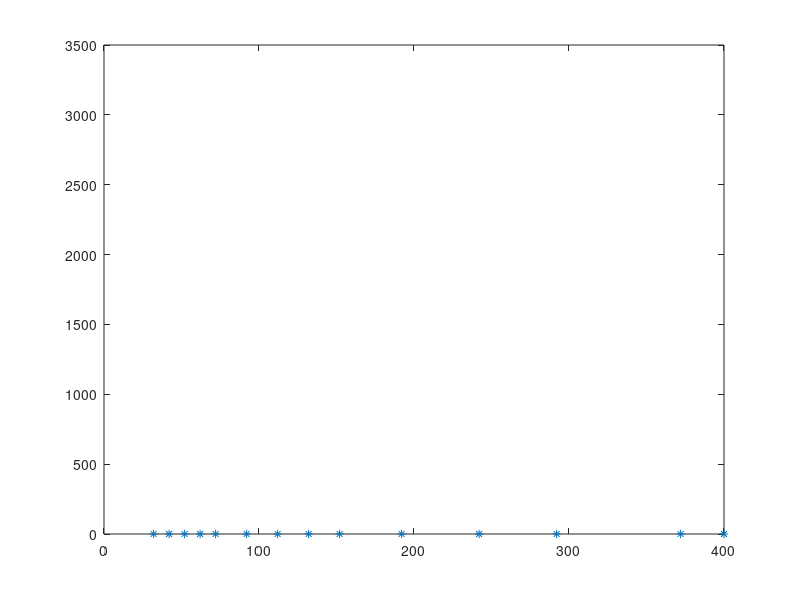

The MATLAB source for this figure: (Note: this script raises an error after producing the figure.)
addpath(genpath('/Applications/fsl/'))
addpath(genpath('/usr/local/fsl'))
addpath(genpath('/usr/local/fsl/bin'))
addpath(genpath('/Users/jallen/Documents/MATLAB'))
%% Read images
rawTEImages = dir('/Users/jallen/Documents/MATLAB/short_project_2/nifti_data/20150714_100527ep2dseTE*');
rawTIImages = dir('/Users/jallen/Documents/MATLAB/short_project_2/nifti_data/20150714_100527IRep2dseTI*');

TE = [32:10:72,92:20:152,192:50:292,372,400];
TI = [35,85,135,185,235,285,335,385,435,485,585,685,785,885,985];

TEimages = zeros(64,64,TE(end));
TIimages = zeros(64,64,TI(end));


for TE_ind = 1:size(rawTEImages,1)  
    for i = 1:size(rawTEImages,1)
        i
        if strfind(rawTEImages(i).name(1,:),['TE',num2str(TE(TE_ind))]) ~= 0
            filename = ['/Users/jallen/Documents/MATLAB/short_project_2/nifti_data/', rawTEImages(i).name(1,:)];
            TEimages(:,:,TE(TE_ind)) = read_avw(filename);
            
        end
    end
end

for TI_ind = 1:size(rawTIImages,1)   
    for i = 1:size(rawTIImages,1)
        if strfind(rawTIImages(i).name(1,:),['TI',num2str(TI(TI_ind))]) ~= 0
            filename = ['/Users/jallen/Documents/MATLAB/short_project_2/nifti_data/', rawTIImages(i).name(1,:)];
            TIimages(:,:,TI(TI_ind)) = read_avw(filename);        
        end
    end
end
%% Calculate T1 and T2
% set the position and size of the ROI from which to calculate the mean
ROI_dim = [20:25; 20:25]

% figure
% imagesc(TEimages(:,:,1))
% hold on
% rectangle('Position',[ROI_dim(1,1),ROI_dim(2,1),size(ROI_dim,2),size(ROI_dim,2)])

for i = TE
ROI = (TEimages(ROI_dim(1,:),ROI_dim(2,:),i))
TEmeans(i) = (mean(ROI(:)))
end
for i = TI
ROI = (TIimages(ROI_dim(1,:),ROI_dim(2,:),i))
TImeans(i) = (mean(ROI(:)))
end

figure('name','Varying TE')
plot(TE,TEmeans(1,TE),'*')
ylim([0 3500]);
hold on
exp_fit1 = fit([TE]',(TEmeans(1,TE))','exp1');
plot(TE,exp_fit1.a*exp((exp_fit1.b)*TE))
xlabel 'TE'
ylabel 'Signal'
T2 = - 1/exp_fit1.b

newTImeans = TImeans;
newTImeans(1,TI(1:4)) = -newTImeans(1,TI(1:4));
newTImeans = -newTImeans;
newTImeans = newTImeans + 3500;
figure('name','Varying TI')
hold on
plot(TI, TImeans(1,TI),'*')
plot(TI, newTImeans(1,TI),'*')
plot([0 1000],[0 0])
exp_fit2 =fit(TI',(newTImeans(1,TI))','exp1');
% plot(TI,(exp_fit2.a)*exp((exp_fit2.b)*TI));
plot(TI,(exp_fit2.a-3500)*(1-2*exp((exp_fit2.b)*TI)));
xlabel 'TI'
ylabel 'Signal'
T1 = -1/exp_fit2.b % ms
% legend ([num2str(M),'(1-2*exp(,',num2str(A),'*TI'])
%%
run('blochSim')

